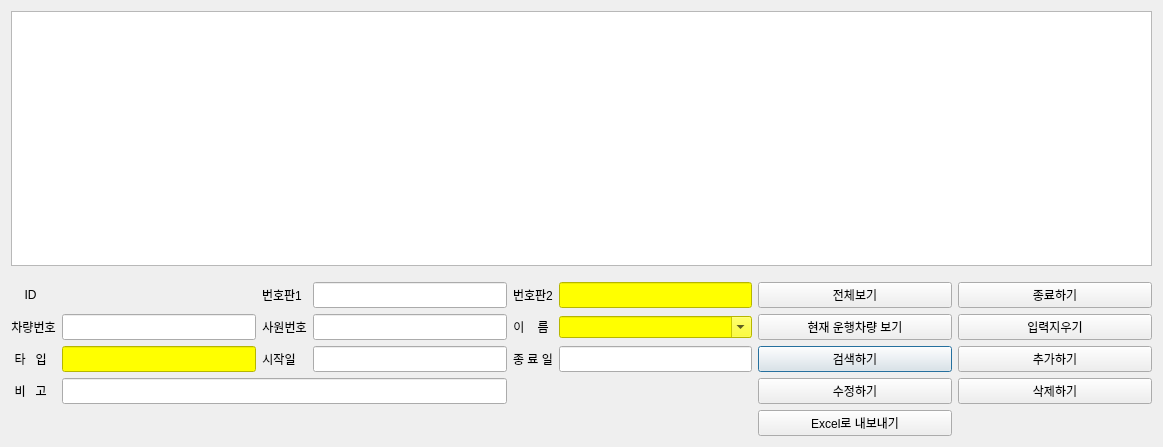
<?xml version="1.0" encoding="UTF-8"?>
<ui version="4.0">
 <class>EmployeeCarDialog</class>
 <widget class="QDialog" name="EmployeeCarDialog">
  <property name="geometry">
   <rect>
    <x>0</x>
    <y>0</y>
    <width>1163</width>
    <height>447</height>
   </rect>
  </property>
  <property name="sizePolicy">
   <sizepolicy hsizetype="Expanding" vsizetype="Expanding">
    <horstretch>0</horstretch>
    <verstretch>0</verstretch>
   </sizepolicy>
  </property>
  <property name="windowTitle">
   <string>직원차량정보</string>
  </property>
  <layout class="QGridLayout" name="gridLayout_2">
   <item row="1" column="0">
    <layout class="QGridLayout" name="gridLayout">
     <item row="4" column="0">
      <widget class="QLabel" name="label_9">
       <property name="sizePolicy">
        <sizepolicy hsizetype="Fixed" vsizetype="Fixed">
         <horstretch>0</horstretch>
         <verstretch>0</verstretch>
        </sizepolicy>
       </property>
       <property name="text">
        <string> 타   입</string>
       </property>
       <property name="alignment">
        <set>Qt::AlignCenter</set>
       </property>
      </widget>
     </item>
     <item row="4" column="4">
      <widget class="QLabel" name="label_6">
       <property name="sizePolicy">
        <sizepolicy hsizetype="Fixed" vsizetype="Fixed">
         <horstretch>0</horstretch>
         <verstretch>0</verstretch>
        </sizepolicy>
       </property>
       <property name="text">
        <string>종 료 일</string>
       </property>
       <property name="alignment">
        <set>Qt::AlignCenter</set>
       </property>
      </widget>
     </item>
     <item row="1" column="2">
      <spacer name="verticalSpacer">
       <property name="orientation">
        <enum>Qt::Vertical</enum>
       </property>
       <property name="sizeType">
        <enum>QSizePolicy::Fixed</enum>
       </property>
       <property name="sizeHint" stdset="0">
        <size>
         <width>20</width>
         <height>10</height>
        </size>
       </property>
      </spacer>
     </item>
     <item row="4" column="6">
      <widget class="QPushButton" name="pb_employeecar_search">
       <property name="sizePolicy">
        <sizepolicy hsizetype="Expanding" vsizetype="Expanding">
         <horstretch>0</horstretch>
         <verstretch>0</verstretch>
        </sizepolicy>
       </property>
       <property name="text">
        <string>검색하기</string>
       </property>
      </widget>
     </item>
     <item row="3" column="1">
      <widget class="QLineEdit" name="entry_employeecar_fullno">
       <property name="sizePolicy">
        <sizepolicy hsizetype="Expanding" vsizetype="Expanding">
         <horstretch>0</horstretch>
         <verstretch>0</verstretch>
        </sizepolicy>
       </property>
       <property name="alignment">
        <set>Qt::AlignCenter</set>
       </property>
      </widget>
     </item>
     <item row="5" column="0">
      <widget class="QLabel" name="label_7">
       <property name="sizePolicy">
        <sizepolicy hsizetype="Fixed" vsizetype="Fixed">
         <horstretch>0</horstretch>
         <verstretch>0</verstretch>
        </sizepolicy>
       </property>
       <property name="text">
        <string> 비   고</string>
       </property>
       <property name="alignment">
        <set>Qt::AlignCenter</set>
       </property>
      </widget>
     </item>
     <item row="3" column="7">
      <widget class="QPushButton" name="pb_employeecar_clear">
       <property name="sizePolicy">
        <sizepolicy hsizetype="Expanding" vsizetype="Expanding">
         <horstretch>0</horstretch>
         <verstretch>0</verstretch>
        </sizepolicy>
       </property>
       <property name="text">
        <string>입력지우기</string>
       </property>
      </widget>
     </item>
     <item row="2" column="6">
      <widget class="QPushButton" name="pb_employeecar_show">
       <property name="sizePolicy">
        <sizepolicy hsizetype="Expanding" vsizetype="Expanding">
         <horstretch>0</horstretch>
         <verstretch>0</verstretch>
        </sizepolicy>
       </property>
       <property name="text">
        <string>전체보기</string>
       </property>
      </widget>
     </item>
     <item row="3" column="5">
      <widget class="QComboBox" name="cb_employeecar_ename">
       <property name="sizePolicy">
        <sizepolicy hsizetype="Expanding" vsizetype="Fixed">
         <horstretch>0</horstretch>
         <verstretch>0</verstretch>
        </sizepolicy>
       </property>
       <property name="styleSheet">
        <string notr="true">background-color: rgb(255, 255, 0);</string>
       </property>
       <property name="editable">
        <bool>true</bool>
       </property>
      </widget>
     </item>
     <item row="3" column="2">
      <widget class="QLabel" name="label_2">
       <property name="sizePolicy">
        <sizepolicy hsizetype="Fixed" vsizetype="Fixed">
         <horstretch>0</horstretch>
         <verstretch>0</verstretch>
        </sizepolicy>
       </property>
       <property name="text">
        <string>사원번호</string>
       </property>
       <property name="alignment">
        <set>Qt::AlignCenter</set>
       </property>
      </widget>
     </item>
     <item row="4" column="1">
      <widget class="QLineEdit" name="entry_employeecar_type">
       <property name="sizePolicy">
        <sizepolicy hsizetype="Expanding" vsizetype="Expanding">
         <horstretch>0</horstretch>
         <verstretch>0</verstretch>
        </sizepolicy>
       </property>
       <property name="styleSheet">
        <string notr="true">background-color: rgb(255, 255, 0);</string>
       </property>
      </widget>
     </item>
     <item row="2" column="7">
      <widget class="QPushButton" name="pb_employeecar_close">
       <property name="sizePolicy">
        <sizepolicy hsizetype="Expanding" vsizetype="Expanding">
         <horstretch>0</horstretch>
         <verstretch>0</verstretch>
        </sizepolicy>
       </property>
       <property name="text">
        <string>종료하기</string>
       </property>
      </widget>
     </item>
     <item row="4" column="7">
      <widget class="QPushButton" name="pb_employeecar_insert">
       <property name="sizePolicy">
        <sizepolicy hsizetype="Expanding" vsizetype="Expanding">
         <horstretch>0</horstretch>
         <verstretch>0</verstretch>
        </sizepolicy>
       </property>
       <property name="text">
        <string>추가하기</string>
       </property>
      </widget>
     </item>
     <item row="5" column="1" colspan="3">
      <widget class="QLineEdit" name="entry_employeecar_remark">
       <property name="sizePolicy">
        <sizepolicy hsizetype="Expanding" vsizetype="Expanding">
         <horstretch>0</horstretch>
         <verstretch>0</verstretch>
        </sizepolicy>
       </property>
       <property name="alignment">
        <set>Qt::AlignLeading|Qt::AlignLeft|Qt::AlignVCenter</set>
       </property>
      </widget>
     </item>
     <item row="3" column="3">
      <widget class="QLineEdit" name="entry_employeecar_code">
       <property name="sizePolicy">
        <sizepolicy hsizetype="Expanding" vsizetype="Expanding">
         <horstretch>0</horstretch>
         <verstretch>0</verstretch>
        </sizepolicy>
       </property>
      </widget>
     </item>
     <item row="3" column="4">
      <widget class="QLabel" name="label_8">
       <property name="sizePolicy">
        <sizepolicy hsizetype="Fixed" vsizetype="Fixed">
         <horstretch>0</horstretch>
         <verstretch>0</verstretch>
        </sizepolicy>
       </property>
       <property name="text">
        <string>이    름</string>
       </property>
       <property name="alignment">
        <set>Qt::AlignCenter</set>
       </property>
      </widget>
     </item>
     <item row="2" column="5">
      <widget class="QLineEdit" name="entry_employeecar_car02">
       <property name="sizePolicy">
        <sizepolicy hsizetype="Expanding" vsizetype="Expanding">
         <horstretch>0</horstretch>
         <verstretch>0</verstretch>
        </sizepolicy>
       </property>
       <property name="styleSheet">
        <string notr="true">background-color: rgb(255, 255, 0);</string>
       </property>
       <property name="alignment">
        <set>Qt::AlignCenter</set>
       </property>
      </widget>
     </item>
     <item row="2" column="4">
      <widget class="QLabel" name="label_4">
       <property name="sizePolicy">
        <sizepolicy hsizetype="Fixed" vsizetype="Fixed">
         <horstretch>0</horstretch>
         <verstretch>0</verstretch>
        </sizepolicy>
       </property>
       <property name="text">
        <string>번호판2</string>
       </property>
       <property name="alignment">
        <set>Qt::AlignCenter</set>
       </property>
      </widget>
     </item>
     <item row="4" column="5">
      <widget class="QLineEdit" name="entry_employeecar_effthru">
       <property name="sizePolicy">
        <sizepolicy hsizetype="Expanding" vsizetype="Expanding">
         <horstretch>0</horstretch>
         <verstretch>0</verstretch>
        </sizepolicy>
       </property>
       <property name="alignment">
        <set>Qt::AlignCenter</set>
       </property>
      </widget>
     </item>
     <item row="2" column="3">
      <widget class="QLineEdit" name="entry_employeecar_car01">
       <property name="sizePolicy">
        <sizepolicy hsizetype="Expanding" vsizetype="Expanding">
         <horstretch>0</horstretch>
         <verstretch>0</verstretch>
        </sizepolicy>
       </property>
       <property name="alignment">
        <set>Qt::AlignCenter</set>
       </property>
      </widget>
     </item>
     <item row="2" column="1">
      <widget class="QLabel" name="lbl_employeecar_id">
       <property name="sizePolicy">
        <sizepolicy hsizetype="Expanding" vsizetype="Expanding">
         <horstretch>0</horstretch>
         <verstretch>0</verstretch>
        </sizepolicy>
       </property>
       <property name="text">
        <string/>
       </property>
       <property name="alignment">
        <set>Qt::AlignCenter</set>
       </property>
      </widget>
     </item>
     <item row="3" column="0">
      <widget class="QLabel" name="label_10">
       <property name="sizePolicy">
        <sizepolicy hsizetype="Fixed" vsizetype="Fixed">
         <horstretch>0</horstretch>
         <verstretch>0</verstretch>
        </sizepolicy>
       </property>
       <property name="text">
        <string>차량번호</string>
       </property>
       <property name="alignment">
        <set>Qt::AlignCenter</set>
       </property>
      </widget>
     </item>
     <item row="4" column="3">
      <widget class="QLineEdit" name="entry_employeecar_efffrom">
       <property name="sizePolicy">
        <sizepolicy hsizetype="Expanding" vsizetype="Expanding">
         <horstretch>0</horstretch>
         <verstretch>0</verstretch>
        </sizepolicy>
       </property>
       <property name="alignment">
        <set>Qt::AlignCenter</set>
       </property>
      </widget>
     </item>
     <item row="4" column="2">
      <widget class="QLabel" name="label_5">
       <property name="sizePolicy">
        <sizepolicy hsizetype="Fixed" vsizetype="Fixed">
         <horstretch>0</horstretch>
         <verstretch>0</verstretch>
        </sizepolicy>
       </property>
       <property name="text">
        <string>시작일</string>
       </property>
       <property name="alignment">
        <set>Qt::AlignCenter</set>
       </property>
      </widget>
     </item>
     <item row="2" column="0">
      <widget class="QLabel" name="label">
       <property name="sizePolicy">
        <sizepolicy hsizetype="Fixed" vsizetype="Fixed">
         <horstretch>0</horstretch>
         <verstretch>0</verstretch>
        </sizepolicy>
       </property>
       <property name="text">
        <string>    ID</string>
       </property>
       <property name="alignment">
        <set>Qt::AlignCenter</set>
       </property>
      </widget>
     </item>
     <item row="2" column="2">
      <widget class="QLabel" name="label_3">
       <property name="sizePolicy">
        <sizepolicy hsizetype="Fixed" vsizetype="Fixed">
         <horstretch>0</horstretch>
         <verstretch>0</verstretch>
        </sizepolicy>
       </property>
       <property name="text">
        <string>번호판1</string>
       </property>
       <property name="alignment">
        <set>Qt::AlignCenter</set>
       </property>
      </widget>
     </item>
     <item row="7" column="1">
      <spacer name="verticalSpacer_2">
       <property name="orientation">
        <enum>Qt::Vertical</enum>
       </property>
       <property name="sizeType">
        <enum>QSizePolicy::Fixed</enum>
       </property>
       <property name="sizeHint" stdset="0">
        <size>
         <width>20</width>
         <height>10</height>
        </size>
       </property>
      </spacer>
     </item>
     <item row="3" column="6">
      <widget class="QPushButton" name="pb_employeecar_show_current">
       <property name="sizePolicy">
        <sizepolicy hsizetype="Expanding" vsizetype="Expanding">
         <horstretch>0</horstretch>
         <verstretch>0</verstretch>
        </sizepolicy>
       </property>
       <property name="text">
        <string>현재 운행차량 보기</string>
       </property>
      </widget>
     </item>
     <item row="5" column="6">
      <widget class="QPushButton" name="pb_employeecar_update">
       <property name="sizePolicy">
        <sizepolicy hsizetype="Expanding" vsizetype="Expanding">
         <horstretch>0</horstretch>
         <verstretch>0</verstretch>
        </sizepolicy>
       </property>
       <property name="text">
        <string>수정하기</string>
       </property>
      </widget>
     </item>
     <item row="5" column="7">
      <widget class="QPushButton" name="pb_employeecar_delete">
       <property name="sizePolicy">
        <sizepolicy hsizetype="Expanding" vsizetype="Expanding">
         <horstretch>0</horstretch>
         <verstretch>0</verstretch>
        </sizepolicy>
       </property>
       <property name="text">
        <string>삭제하기</string>
       </property>
      </widget>
     </item>
     <item row="7" column="6">
      <widget class="QPushButton" name="pb_employeecar_excel_export">
       <property name="sizePolicy">
        <sizepolicy hsizetype="Expanding" vsizetype="Expanding">
         <horstretch>0</horstretch>
         <verstretch>0</verstretch>
        </sizepolicy>
       </property>
       <property name="text">
        <string>Excel로 내보내기</string>
       </property>
      </widget>
     </item>
     <item row="0" column="0" colspan="8">
      <widget class="QTableView" name="tv_employeecar">
       <property name="sizePolicy">
        <sizepolicy hsizetype="Expanding" vsizetype="Expanding">
         <horstretch>0</horstretch>
         <verstretch>1</verstretch>
        </sizepolicy>
       </property>
      </widget>
     </item>
    </layout>
   </item>
  </layout>
 </widget>
 <resources/>
 <connections/>
</ui>
